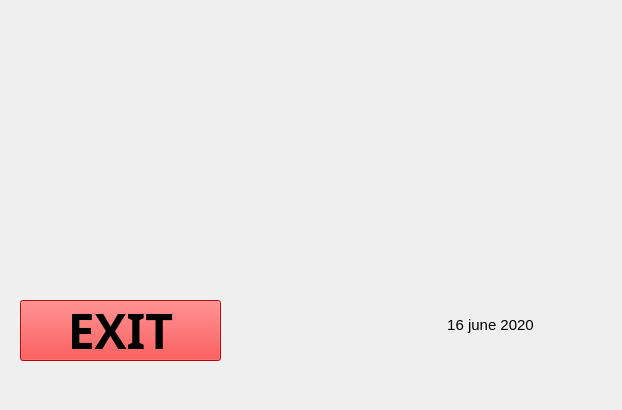
<?xml version="1.0" encoding="UTF-8"?>
<ui version="4.0">
 <class>Form</class>
 <widget class="QWidget" name="Form">
  <property name="geometry">
   <rect>
    <x>0</x>
    <y>0</y>
    <width>622</width>
    <height>410</height>
   </rect>
  </property>
  <property name="windowTitle">
   <string>Form</string>
  </property>
  <widget class="QLabel" name="label">
   <property name="geometry">
    <rect>
     <x>0</x>
     <y>-1</y>
     <width>621</width>
     <height>411</height>
    </rect>
   </property>
   <property name="styleSheet">
    <string notr="true">background-image: url(:/newPrefix/bg3.png);</string>
   </property>
   <property name="text">
    <string/>
   </property>
   <property name="pixmap">
    <pixmap>lib/bg3.png</pixmap>
   </property>
   <property name="scaledContents">
    <bool>true</bool>
   </property>
  </widget>
  <widget class="QLabel" name="label_4">
   <property name="geometry">
    <rect>
     <x>20</x>
     <y>-40</y>
     <width>581</width>
     <height>421</height>
    </rect>
   </property>
   <property name="text">
    <string/>
   </property>
   <property name="pixmap">
    <pixmap>lib/gifloader.gif</pixmap>
   </property>
   <property name="scaledContents">
    <bool>true</bool>
   </property>
  </widget>
  <widget class="QLabel" name="label_3">
   <property name="geometry">
    <rect>
     <x>380</x>
     <y>300</y>
     <width>221</width>
     <height>61</height>
    </rect>
   </property>
   <property name="text">
    <string/>
   </property>
   <property name="pixmap">
    <pixmap>lib/tuse.jpg</pixmap>
   </property>
   <property name="scaledContents">
    <bool>true</bool>
   </property>
  </widget>
  <widget class="QPushButton" name="exitB">
   <property name="geometry">
    <rect>
     <x>20</x>
     <y>300</y>
     <width>201</width>
     <height>61</height>
    </rect>
   </property>
   <property name="font">
    <font>
     <family>Arial Black</family>
     <pointsize>36</pointsize>
     <weight>75</weight>
     <bold>true</bold>
    </font>
   </property>
   <property name="autoFillBackground">
    <bool>false</bool>
   </property>
   <property name="styleSheet">
    <string notr="true">background-color: rgb(255, 10, 10);</string>
   </property>
   <property name="text">
    <string>EXIT</string>
   </property>
   <property name="autoExclusive">
    <bool>false</bool>
   </property>
   <property name="autoDefault">
    <bool>false</bool>
   </property>
   <property name="default">
    <bool>false</bool>
   </property>
   <property name="flat">
    <bool>false</bool>
   </property>
  </widget>
  <widget class="QLabel" name="label_5">
   <property name="geometry">
    <rect>
     <x>390</x>
     <y>310</y>
     <width>201</width>
     <height>31</height>
    </rect>
   </property>
   <property name="font">
    <font>
     <pointsize>11</pointsize>
    </font>
   </property>
   <property name="text">
    <string>&lt;html&gt;&lt;head/&gt;&lt;body&gt;&lt;p align=&quot;center&quot;&gt;16 june 2020&lt;/p&gt;&lt;/body&gt;&lt;/html&gt;</string>
   </property>
  </widget>
 </widget>
 <resources>
  <include location="rec.qrc"/>
 </resources>
 <connections/>
</ui>
